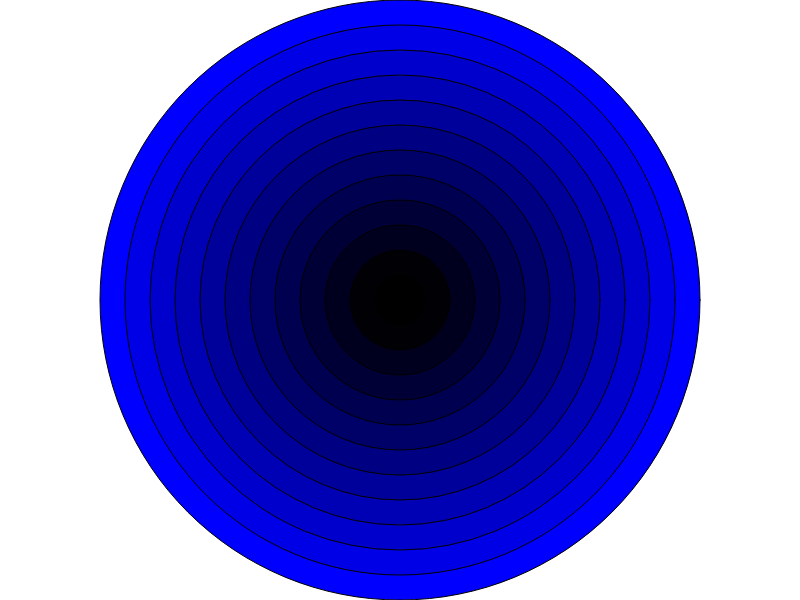
Frame 1 (no input)
Frame 60 (no input): identical to frame 1, image omitted
Frame 120 (the mouse pressed at the canvas centre since frame 60): identical to frame 1, image omitted

The p5.js sketch that drew this single still picture (run headless with seeded random() and noise() and a simulated clock; from frame 60 on, the mouse is pressed at the canvas centre):

// p5.js sketch
// ── sketch.js
diameter = 600;
colour = 255;

function setup() {
  createCanvas(800, 600);
}

function draw() {
  while (diameter >= 20 ){
    fill(0, 0, colour);
    ellipse(width/2, height/2, diameter, diameter);
    diameter = diameter - 50;
    colour = colour - 25;


  }

}
